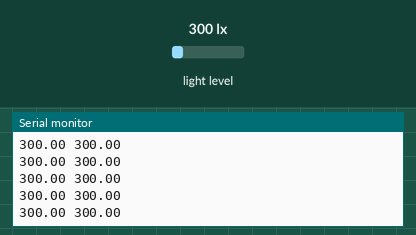
The sketch below on a simulated Arduino Uno, built with avr-gcc and run on an emulated ATmega328P. Parts: the last lines printed to the serial monitor. The inputs (shaded band) are chosen by the test bench; at power-on: light level 300 lx.

Above: at 1.2 s.
1.3 s: light level set to 40 lx
At 1.33 s:
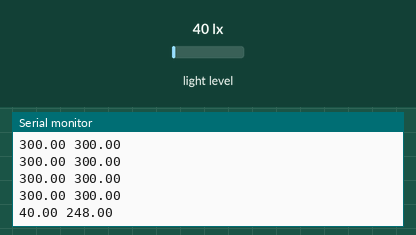
2.8 s: light level set to 500 lx
At 2.85 s:
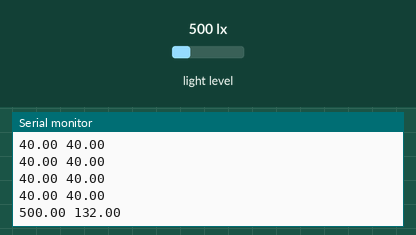
Timing chart, 0 to 5.8 s (numbered marks = the images above; inputs shaded):
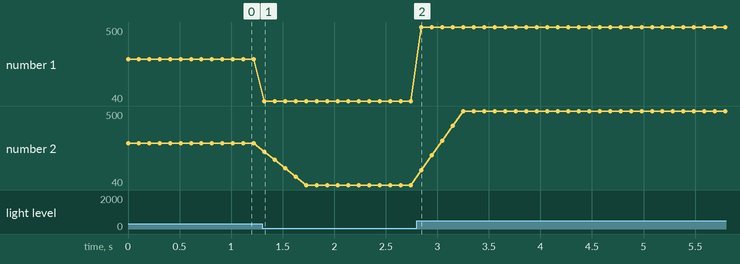

The sketch:

Filter.ino
```cpp
#include <Wire.h>
#include <BH1750.h>

BH1750 lightMeter;

// Thông số cho bộ lọc trung bình động
#define WINDOW_SIZE 5           // Kích thước cửa sổ lọc
float luxBuffer[WINDOW_SIZE];   // Mảng lưu trữ các giá trị lux
int bufferIndex = 0;            // Vị trí hiện tại trong bộ đệm
bool bufferFilled = false;      // Kiểm tra xem bộ đệm đã đầy hay chưa

void setup() {
  Wire.begin();
  lightMeter.begin();
  Serial.begin(9600);

  // Khởi tạo bộ đệm
  for (int i = 0; i < WINDOW_SIZE; i++) {
    luxBuffer[i] = 0.0;
  }
}

void loop() {
  // Đọc giá trị ánh sáng từ cảm biến BH1750
  float rawLux = lightMeter.readLightLevel();

  // Cập nhật bộ đệm với giá trị mới
  luxBuffer[bufferIndex] = rawLux;
  bufferIndex = (bufferIndex + 1) % WINDOW_SIZE;
  if (bufferIndex == 0) {
    bufferFilled = true;
  }

  // Tính giá trị trung bình
  float filteredLux = 0.0;
  int count = bufferFilled ? WINDOW_SIZE : bufferIndex;
  for (int i = 0; i < count; i++) {
    filteredLux += luxBuffer[i];
  }
  filteredLux /= count;

  // Hiển thị giá trị
  //Serial.print("Raw Lux: ");
  Serial.print(rawLux);
  //Serial.print(" | Filtered Lux: ");
  Serial.print(" ");
  Serial.println(filteredLux);

  delay(100); // Chờ 100ms trước khi lấy giá trị tiếp theo
}
```

Measured:
- after the input at 1.3 s, the serial monitor: prints a new line at once (image 1)
- after the input at 2.8 s, the serial monitor: prints a new line after 0.05 s (image 2)
- plotted number 1: 300 → 40 after the input at 1.3 s, 40 → 500 after the input at 2.8 s
- plotted number 2: 300 → 40 after the input at 1.3 s, 40 → 50 after the input at 2.8 s
